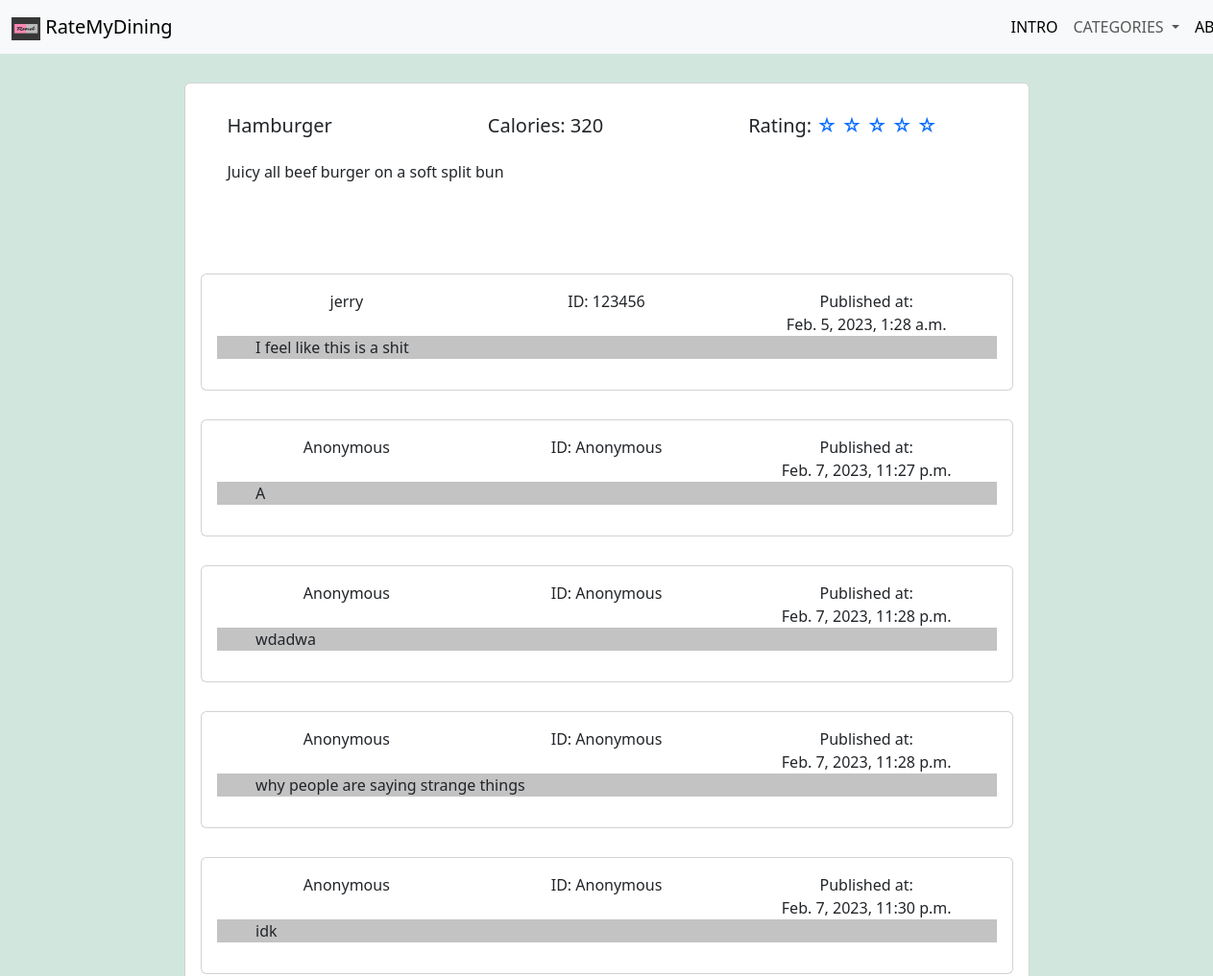
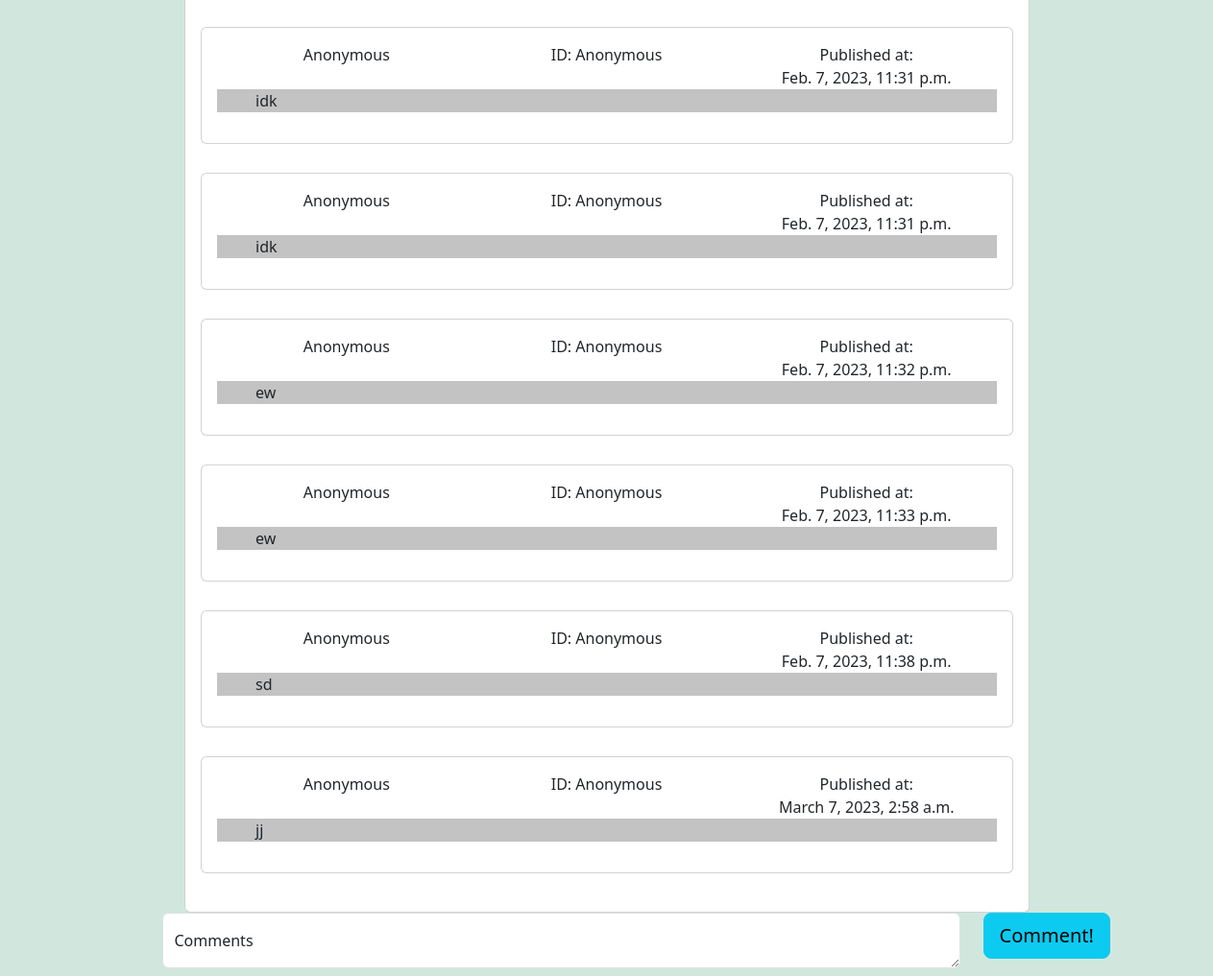
/dishes/1, run on the app's committed database (2 pictures, top to bottom).
### DishRating/models.py (models this page shows, shortened)
class Dishes(models.Model):
    dishName = models.CharField(max_length = 30)
    dishID = models.IntegerField(primary_key=True)
    dishType = models.CharField(max_length= 30, default="None",null=True, blank=True)
    dishCal = models.IntegerField()
    dishRate = models.IntegerField()
    dishDescribe = models.CharField(max_length=250,default="None",null=True, blank=True)
    def __str__(self):
        return str(self.dishName)

class Comments(models.Model):
    comment = models.CharField(max_length=150)
    userAccount = models.ForeignKey('Users',on_delete=models.SET('User Deleted the Account'))
    pubDate = models.DateTimeField()
    dishID = models.ForeignKey('DishRating.Dishes',on_delete=models.CASCADE)
    def __str__(self):
        return self.comment

class Users(models.Model):
    userName = models.CharField(max_length=10)
    userAccount = models.CharField(max_length=30,primary_key=True)
    userPassword = models.CharField(max_length=30)
    userSignupDate = models.DateField()
    def __str__(self):
        return self.userAccount

### DishRating/views.py (the view, shortened to what this page needs)
# urls.py: path('dishes/<int:urlDishID>',views.commentPage, name="comment"),
def commentPage(request, urlDishID):
    dishData = Dishes.objects.get(dishID=urlDishID)
    print(dishData)
    commentData = Comments.objects.filter(dishID=urlDishID)
    comUsrData = []
    for each in commentData:
        comUsrData.append([each,Users.objects.get(userAccount=each.userAccount)])
    print("comment")
    print(commentData)
    return render(request,'DishRating/comment.html',{
        'dishData':dishData,
        'comUsrData':comUsrData,
    })

### DishRating/templates/DishRating/comment.html (shortened to what this page needs)
{% load static %}
<!doctype html>
<html lang="en">
  <head>
    <link href="https://cdn.jsdelivr.net/npm/bootstrap@5.3.0-alpha1/dist/css/bootstrap.min.css" rel="stylesheet">
    <nav class="navbar navbar-expand-lg bg-body-tertiary">
        <div class="container-fluid">
        <a class="navbar-brand" href="{% url 'DishRating:Home' %}">
            <img src="{% static 'Img/logo.jpg' %}" alt="logo" width="30" height="24">
            RateMyDining
        </a>
            <div class="col-2">
        <div class="collapse navbar-collapse" id="navbarSupportedContent">
            <ul class="navbar-nav me-auto mb-2 mb-lg-0">
            <li class="nav-item">
                <a class="nav-link active" href="{% url 'DishRating:Home' %}">INTRO</a>
            </li>
            <li class="nav-item">
                <li class="nav-item dropdown">
                    <a class="nav-link dropdown-toggle" href="#" role="button" data-bs-toggle="dropdown" aria-expanded="false">
                        CATEGORIES
                    </a>
                </li>
            </li>
            <li class="nav-item">
                <a class="nav-link active" href="#" onclick="alert('Comming Soon!');">ABOUT</a>
            </li>
            </ul>
        </div>
            </div>
        </div>
    </nav>
</head>
<body style="background-image: url('https://source.unsplash.com/random/?food,light'); background-repeat: no-repeat; background-size: cover; background-attachment: fixed;" class="bg-success-subtle">
    <div style="padding-bottom: 50px;">
        <div class="card mb-3" style="width: 55rem; ">
            <div class="card-top">
                <div class="card-body">
                    <div class="card-body">
                        <div>
                            <div class="container ">
                                <div class="row align-items-start">
                                <div class="col">
                                    <h5 class="card-title">{{dishData}}</h5>
                                </div>
                                <div class="col">
                                    <h5 class="card-title">Calories: {{dishData.dishCal}}</h5>
                                </div>
                                <div class="col">
                                    <h5 class="card-title">
                                        {% with i=0 %}
                                        {% with j=dishData.dishRate %}
                                        Rating:
                                        <a href="#" onclick="alert('Comming Soon!');" style="text-decoration:none">
                                        {% if j > 0 %}
                                            &#9733
                                        {% else %}
                                            &#9734
                                        {% endif %}
                                        {% if j > 1 %}
                                            &#9733
                                        {% else %}
                                            &#9734
                                        {% endif %}
                                        {% if j > 2 %}
                                            &#9733
                                        {% else %}
                                            &#9734
                                        {% endif %}
                                        {% if j > 3 %}
                                            &#9733
                                        {% else %}
                                            &#9734
                                        {% endif %}
                                        {% if j > 4 %}
                                            &#9733
                                        {% else %}
                                            &#9734
                                        {% endif %}{% endwith %}{% endwith %}
                                        </a>
                                    </h5>
                                </div>
                                </div>
                            </div>
                        </div>
                    <div class="container">
                        <div class="row">
                        <div class="col" >
                            {{dishData.dishDescribe}}
                        </div>
                        <div class="col" style="text-align: center; margin-left: 8rem;">
                        </div>
                        </div>
                    </div>
                    </div>
                </div>
            </div>
            <div class="card-body">
                {% for each_comUsr in comUsrData %}
                <div class="card mb-4">
                    <div class="card-body">
                        <div class="container text-center" >
                            <div class="row align-items-start">
                            <div class="col">
                                {{each_comUsr.1.userName}}
                            </div>
                            <div class="col">
                                ID: {{each_comUsr.0.userAccount}}
                            </div>
                            <div class="col">
                                Published at: <br>{{each_comUsr.0.pubDate}}
                            </div>
                            </div>
                        </div>
                        <div style="background-color: rgb(195, 195, 195);
                                    width: 100%; padding-left: 5%;
                                    padding-right: 5%;">
                            <p >{{each_comUsr.0}}</p>
                        </div>
                    </div>
                </div>
                {% endfor %}
            </div>
        </div>
    </div>
    <form action="", method="POST">
	    <div class="container text-center fixed-bottom mb-2">
    	    <div class="row align-items-start">
          	<div class="col-9" >
           		<div class="form-floating">
                	<textarea class="form-control" placeholder="Leave a comment here" id="floatingTextarea" name="comment" required></textarea>
                	<label for="floatingTextarea">Comments</label>
            	</div>
          	</div>
          	<div class="col-1">
            	<button type="submit" class="btn btn-info btn-lg">Comment!</button>
          	</div>
        	</div>
      	</div>
    </form>
  </body>
</html>

### DishRating/templates/DishRating/comment.html (style rules this page uses)
.card { margin: 0 auto; margin-top: 30px; float: none; margin-bottom: 10px; }

### data on the page
Dishes: dishName "Hamburger", dishCal "320", dishDescribe "Juicy all beef burger on a soft split bun"
Comments: userName "jerry", userAccount.userAccount "123456", pubDate "Feb. 5, 2023, 1:28 a.m.", comment "I feel like this is a shit"
Comments: userName "Anonymous", userAccount.userAccount "Anonymous", pubDate "Feb. 7, 2023, 11:27 p.m.", comment "A"
Comments: userName "Anonymous", userAccount.userAccount "Anonymous", pubDate "Feb. 7, 2023, 11:28 p.m.", comment "wdadwa"
Comments: userName "Anonymous", userAccount.userAccount "Anonymous", pubDate "Feb. 7, 2023, 11:28 p.m.", comment "why people are saying strange things"
Comments: userName "Anonymous", userAccount.userAccount "Anonymous", pubDate "Feb. 7, 2023, 11:30 p.m.", comment "idk"
Comments: userName "Anonymous", userAccount.userAccount "Anonymous", pubDate "Feb. 7, 2023, 11:31 p.m.", comment "idk"
Comments: userName "Anonymous", userAccount.userAccount "Anonymous", pubDate "Feb. 7, 2023, 11:31 p.m.", comment "idk"
Comments: userName "Anonymous", userAccount.userAccount "Anonymous", pubDate "Feb. 7, 2023, 11:32 p.m.", comment "ew"
Comments: userName "Anonymous", userAccount.userAccount "Anonymous", pubDate "Feb. 7, 2023, 11:33 p.m.", comment "ew"
Comments: userName "Anonymous", userAccount.userAccount "Anonymous", pubDate "Feb. 7, 2023, 11:38 p.m.", comment "sd"
Comments: userName "Anonymous", userAccount.userAccount "Anonymous", pubDate "March 7, 2023, 2:58 a.m.", comment "jj"
